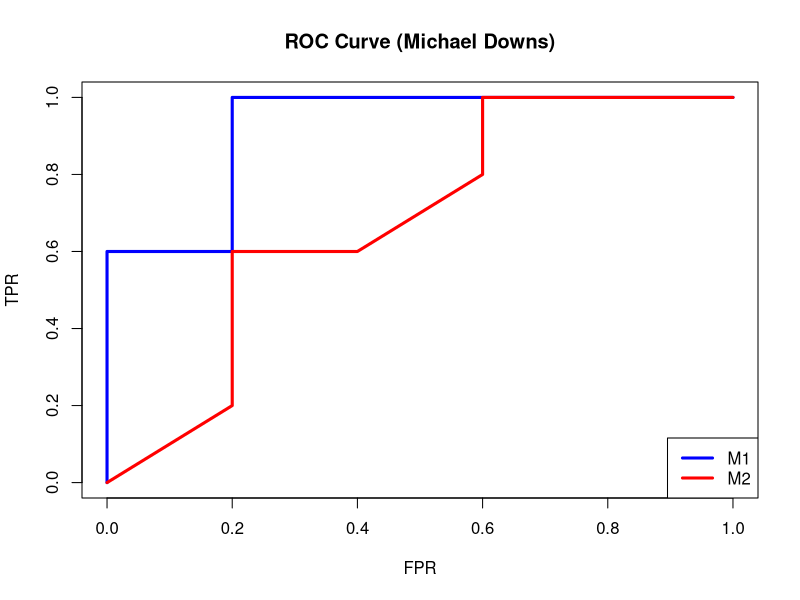

The R script that drew this image:
## ---- chunk 1
setwd("./data")
results<-read.csv("hw3p7.csv",header=T)
setwd("../")
## ---- chunk 2
pm1<-results[,1:3]
pm2<-results[,c(1:2,4)]
pm1$true.class<-as.character(pm1$true.class)
pm2$true.class<-as.character(pm2$true.class)

pm1$true.class[pm1$true.class=="-"]<-0
pm1$true.class[pm1$true.class=="+"]<-1
pm2$true.class[pm2$true.class=="-"]<-0
pm2$true.class[pm2$true.class=="+"]<-1

pm1<-pm1[order(pm1$p.m1),]
pm2<-pm2[order(pm2$p.m2),]

pm1cut<-c(rep(NA,10))
pm2cut<-c(rep(NA,10))
pm1pred<-c(rep(NA,10))
pm2pred<-c(rep(NA,10))

pm1fpr<-c(rep(0,11))
pm1tpr<-c(rep(0,11))
pm2fpr<-c(rep(0,11))
pm2tpr<-c(rep(0,11))
## ---- chunk 3
for(i in 1:10){
     pm1cut[i]<-(pm1$p.m1[i]-.001)
     pm2cut[i]<-(pm2$p.m2[i]-.001)
     
     for(j in 1:10){
          if(pm1$p.m1[j]>=pm1cut[i]) {pm1pred[j]<-"1"}
          else {pm1pred[j]<-"0"}
          if(pm2$p.m2[j]>=pm2cut[i]) {pm2pred[j]<-"1"}
          else {pm2pred[j]<-"0"}
          }
     pm1tp<-sum(pm1pred==1 & pm1$true.class==pm1pred)
     pm1tn<-sum(pm1pred==0 & pm1$true.class==pm1pred)
     pm1fp<-sum(pm1pred==1 & pm1$true.class!=pm1pred)
     pm1fn<-sum(pm1pred==0 & pm1$true.class!=pm1pred)
     pm1tpr[i]<-pm1tp/(pm1tp+pm1fn)
     pm1fpr[i]<-pm1fp/(pm1fp+pm1tn)
     
     pm2tp<-sum(pm2pred==1 & pm2$true.class==pm2pred)
     pm2tn<-sum(pm2pred==0 & pm2$true.class==pm2pred)
     pm2fp<-sum(pm2pred==1 & pm2$true.class!=pm2pred)
     pm2fn<-sum(pm2pred==0 & pm2$true.class!=pm2pred)
     pm2tpr[i]<-pm2tp/(pm2tp+pm2fn)
     pm2fpr[i]<-pm2fp/(pm2fp+pm2tn)
     }
## ---- chunk 4
plot(pm1fpr,pm1tpr,type="l",col="blue",lwd=3,ylab="TPR",ylim=c(0,1),xlab="FPR",
     main="ROC Curve (Michael Downs)")
lines(pm2fpr,pm1tpr,type="l",col="red",lwd=3)
legend("bottomright",col=c("blue","red"),lwd=3,legend=c("M1","M2"))     
